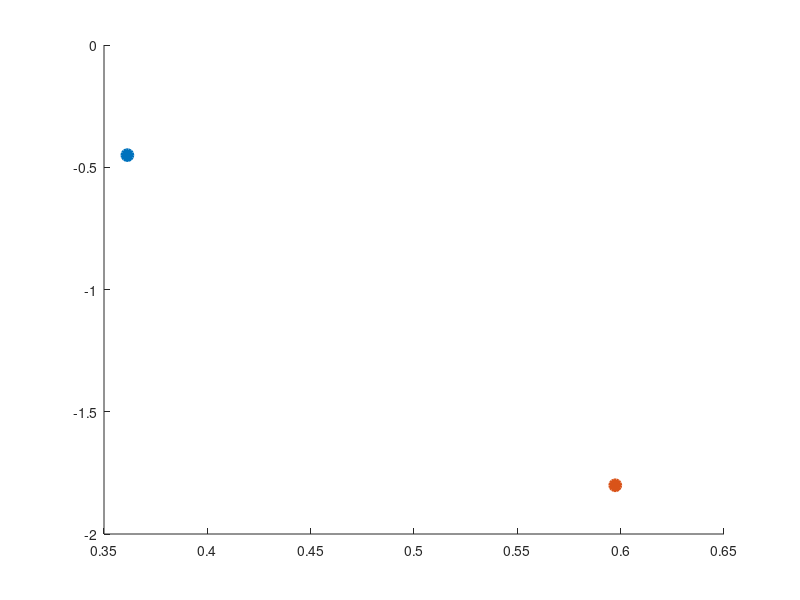

This figure's MATLAB source: (Note: this script raises an error after producing the figure.)
u=randn(1,2);
v=randn(1,2);


n=5000; k=2; L=500;


figure; % Create a new figure
hold on; % Hold the plot
ii=1; nter=L;
% Determine the color for the start markers
start_u_color = [0.8500, 0.3250, 0.0980]; % red for w
start_v_color = [0, 0.4470, 0.7410]; % Blue for w'

% Plot starting points
start_u = plot(u(1), u(2), 'o', 'MarkerSize',8, 'MarkerFaceColor', start_u_color, 'MarkerEdgeColor', start_u_color, 'LineWidth', 2, 'DisplayName', '$x''_0$ Start'); % Plot v1 start marker
start_v = plot(v(1), v(2), 'o', 'MarkerSize',8, 'MarkerFaceColor', start_v_color, 'MarkerEdgeColor', start_v_color, 'LineWidth', 2, 'DisplayName', '$x_0$ Start'); % Plot v2 start marker

% Create variables to store old values
old_u = u;
old_v = v;
dis=acos(dot(u, v) / (norm(u) * norm(v))) / pi;
distpoint=[];



% entanglement take place here
% we apply encoding directly on u and v for each encoding time step
    
while ii<nter
    % Encoding for u
    [reduced_codeword1, reduced_matrix] = Encoding(u', n, k);
    fu1 = reduced_codeword1';
    u = fu1;u=u/norm(u);
    

    % Encoding for v
    reduced_codeword2 = reduced_matrix * (v');
    fu2 = reduced_codeword2';
    v = fu2; v=v/norm(v);

    ii = ii + 1;


    % Plot updated vectors
    % Draw lines from old points to new points
    line([old_u(1), u(1)], [old_u(2), u(2)], 'Color', start_u_color, 'LineWidth', 1);
    line([old_v(1), v(1)], [old_v(2), v(2)], 'Color', start_v_color, 'LineWidth', 1);

    % Store current points as old points for the next iteration
    old_u = u;
    old_v = v;

end



grid on; % Turn the grid on
xlabel('$x$',Interpreter='latex'); % Label X-axis
ylabel('$y$',Interpreter='latex'); % Label Y-axis

% Dummy lines for legend
dummy_u = line([NaN], [NaN], 'Color', start_u_color, 'LineWidth', 1, 'DisplayName', '$x''_{\ell}$ Path');
dummy_v = line([NaN], [NaN], 'Color', start_v_color, 'LineWidth', 1, 'DisplayName', '$x_{\ell}$ Path');

% Plot end points
end_u = plot(u(1), u(2), 'ks', 'MarkerSize',14, 'MarkerFaceColor', 'none', 'LineWidth', 2, 'DisplayName', '$x''_L$  End'); % Plot v1 end as black square
end_v = plot(v(1), v(2), 'kd', 'MarkerSize',14, 'MarkerFaceColor', 'none', 'LineWidth', 2, 'DisplayName', '$x_L$ End'); % Plot v2 end as black diamond

legend([start_u, start_v, dummy_u, dummy_v, end_u, end_v],'Interpreter', 'latex'); % This will automatically grab the 'DisplayName' properties of your plot objects
hold off; % Release the plot






% 
% 
% function [yfil,frmat]=pfilter2(x,n,t)
% k=length(x);
% 
% rmat=randn(n,k);
% y=rmat*x;
% absy=abs(y);
% [sorted_data, sortedindex ]= sort(absy, 'ascend');
% topindex=(sortedindex(1:t));
% frmat=rmat(topindex,:);
% yfil=y(topindex);
% 
% end










function [yfil,frmat]=Encoding(x,n,t)
k=length(x);

rmat=randn(n,k);
% rmat=orth(rmat);
y=rmat*x;
absy=abs(y);
[sorted_data, sortedindex ]= sort(absy, 'descend');
topindex=(sortedindex(1:t));
frmat=rmat(topindex,:);

yfil=y(topindex);

end





function [targetVec, vecs] = generateVectorsLessThan90Degrees(m)
    targetVec = randn(1, 2);  % Generate target vector
    targetVec = targetVec / norm(targetVec);  % Normalize the vector

    vecs = zeros(m, 2);  % Preallocate matrix for efficiency

    for i = 1:m
        % Generate a random angle in radians less than 90 degrees
        angle = rand()*pi/2;
        % Create rotation matrix
        R = [cos(angle) -sin(angle); sin(angle) cos(angle)];
        % Rotate target vector
        rotatedVec = (R * targetVec')';
        % Store the rotated vector in the matrix
        vecs(i, :) = rotatedVec;
    end


end


function [targetVec, vecs] = generateVectorsMoreThan90Degrees(m)
    targetVec = randn(1, 2);  % Generate target vector
    targetVec = targetVec / norm(targetVec);  % Normalize the vector

    vecs = zeros(m, 2);  % Preallocate matrix for efficiency

    for i = 1:m
        % Generate a random angle in radians more than 90 degrees but less than 180 degrees
        angle = pi/2 + rand()*pi/2;
        % Create rotation matrix
        R = [cos(angle) -sin(angle); sin(angle) cos(angle)];
        % Rotate target vector
        rotatedVec = (R * targetVec')';
        % Store the rotated vector in the matrix
        vecs(i, :) = rotatedVec;
    end

end


